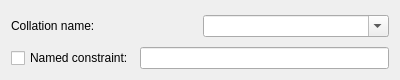
<?xml version="1.0" encoding="UTF-8"?>
<ui version="4.0">
 <class>ColumnCollatePanel</class>
 <widget class="QWidget" name="ColumnCollatePanel">
  <property name="geometry">
   <rect>
    <x>0</x>
    <y>0</y>
    <width>400</width>
    <height>79</height>
   </rect>
  </property>
  <property name="windowTitle">
   <string>Form</string>
  </property>
  <layout class="QVBoxLayout" name="verticalLayout">
   <item>
    <widget class="QWidget" name="collationWidget" native="true">
     <property name="minimumSize">
      <size>
       <width>0</width>
       <height>30</height>
      </size>
     </property>
     <layout class="QHBoxLayout" name="horizontalLayout">
      <property name="margin">
       <number>0</number>
      </property>
      <item>
       <widget class="QLabel" name="collationLabel">
        <property name="text">
         <string>Collation name:</string>
        </property>
       </widget>
      </item>
      <item>
       <widget class="QComboBox" name="collationCombo">
        <property name="editable">
         <bool>true</bool>
        </property>
       </widget>
      </item>
     </layout>
    </widget>
   </item>
   <item>
    <widget class="QWidget" name="namedWidget" native="true">
     <layout class="QHBoxLayout" name="horizontalLayout_2">
      <property name="margin">
       <number>0</number>
      </property>
      <item>
       <widget class="QCheckBox" name="namedCheck">
        <property name="text">
         <string>Named constraint:</string>
        </property>
       </widget>
      </item>
      <item>
       <widget class="QLineEdit" name="namedEdit"/>
      </item>
     </layout>
    </widget>
   </item>
  </layout>
 </widget>
 <resources/>
 <connections/>
</ui>
